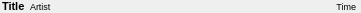
<?xml version="1.0" encoding="UTF-8"?>
<ui version="4.0">
 <class>PlaylistEntrySmall</class>
 <widget class="QFrame" name="PlaylistEntrySmall">
  <property name="geometry">
   <rect>
    <x>0</x>
    <y>0</y>
    <width>361</width>
    <height>13</height>
   </rect>
  </property>
  <property name="windowTitle">
   <string>PlaylistEntrySmall</string>
  </property>
  <property name="frameShape">
   <enum>QFrame::NoFrame</enum>
  </property>
  <property name="frameShadow">
   <enum>QFrame::Raised</enum>
  </property>
  <property name="lineWidth">
   <number>0</number>
  </property>
  <layout class="QGridLayout" name="gridLayout">
   <property name="leftMargin">
    <number>2</number>
   </property>
   <property name="topMargin">
    <number>0</number>
   </property>
   <property name="rightMargin">
    <number>5</number>
   </property>
   <property name="bottomMargin">
    <number>0</number>
   </property>
   <property name="spacing">
    <number>5</number>
   </property>
   <item row="0" column="0">
    <widget class="QLabel" name="lab_title">
     <property name="minimumSize">
      <size>
       <width>0</width>
       <height>10</height>
      </size>
     </property>
     <property name="maximumSize">
      <size>
       <width>546</width>
       <height>10</height>
      </size>
     </property>
     <property name="font">
      <font>
       <pointsize>8</pointsize>
       <weight>75</weight>
       <bold>true</bold>
      </font>
     </property>
     <property name="text">
      <string>Title</string>
     </property>
    </widget>
   </item>
   <item row="0" column="3">
    <widget class="QLabel" name="lab_time">
     <property name="sizePolicy">
      <sizepolicy hsizetype="Maximum" vsizetype="Preferred">
       <horstretch>0</horstretch>
       <verstretch>0</verstretch>
      </sizepolicy>
     </property>
     <property name="minimumSize">
      <size>
       <width>30</width>
       <height>10</height>
      </size>
     </property>
     <property name="maximumSize">
      <size>
       <width>40</width>
       <height>10</height>
      </size>
     </property>
     <property name="font">
      <font>
       <pointsize>7</pointsize>
      </font>
     </property>
     <property name="lineWidth">
      <number>0</number>
     </property>
     <property name="text">
      <string>Time</string>
     </property>
     <property name="alignment">
      <set>Qt::AlignRight|Qt::AlignTrailing|Qt::AlignVCenter</set>
     </property>
    </widget>
   </item>
   <item row="0" column="1">
    <widget class="QLabel" name="lab_artist">
     <property name="minimumSize">
      <size>
       <width>0</width>
       <height>10</height>
      </size>
     </property>
     <property name="maximumSize">
      <size>
       <width>500</width>
       <height>10</height>
      </size>
     </property>
     <property name="font">
      <font>
       <pointsize>7</pointsize>
      </font>
     </property>
     <property name="text">
      <string>Artist</string>
     </property>
    </widget>
   </item>
   <item row="0" column="2">
    <spacer name="horizontalSpacer">
     <property name="orientation">
      <enum>Qt::Horizontal</enum>
     </property>
     <property name="sizeHint" stdset="0">
      <size>
       <width>40</width>
       <height>5</height>
      </size>
     </property>
    </spacer>
   </item>
  </layout>
 </widget>
 <resources/>
 <connections/>
</ui>
